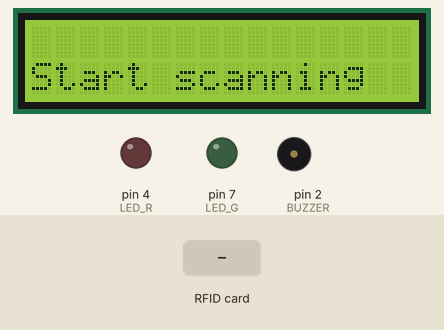
Recording of a sketch running on a simulated Arduino Uno, built with avr-gcc and run on an emulated ATmega328P. Shown: 16×2 character LCD, output pins drawn as LEDs (lit = HIGH), buzzer (waves = sounding). The inputs (shaded band) are chosen by the test bench. Pins used as bus, display or sensor lines are not drawn; what the sketch prints to the serial monitor is not drawn.

Above: at 3.3 s.
7.5 s: RFID card 03 F7 B8 02 held to the reader
At 8.5 s:
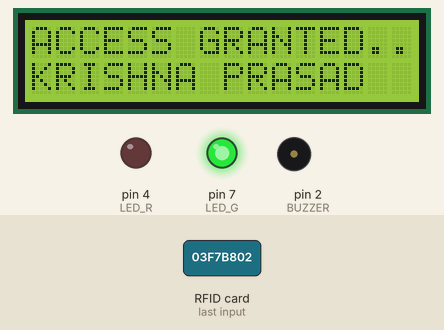
At 9.8 s:
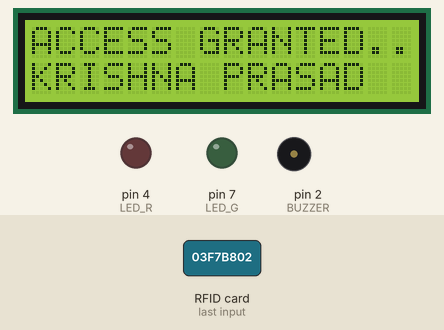
10.1 s: RFID card 5E 7A 19 C4 held to the reader
At 13.8 s:
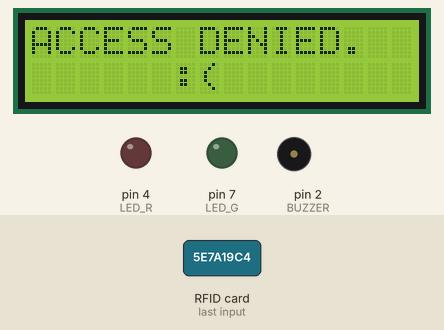
Timing chart, 0 to 15.3 s (numbered marks = the images above; inputs shaded):
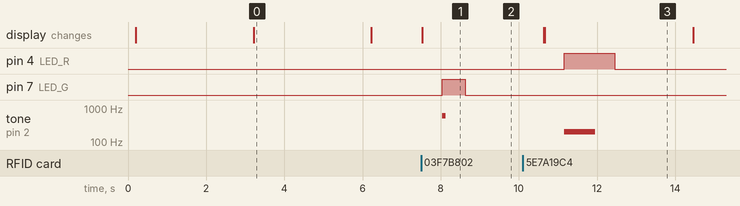

The sketch:

rfid2.ino
```cpp
#include <SPI.h>
#include <MFRC522.h>
#include <Wire.h>
#include <LiquidCrystal_I2C.h>

// Set the LCD address to 0x27 for a 16 chars and 2 line display
LiquidCrystal_I2C lcd(0x27, 16, 2);

#define RST_PIN 9          // Configurable, see typical pin layout above
#define SS_PIN 10         // Configurable, see typical pin layout above
#define BUZZER 2

#define LED_R 4
#define LED_G 7

MFRC522 mfrc522(SS_PIN, RST_PIN);  // Create MFRC522 instance

void setup() {
	Serial.begin(9600);		// Initialize serial communications with the PC
  pinMode(LED_G, OUTPUT);
  pinMode(LED_R, OUTPUT);
	while (!Serial);		// Do nothing if no serial port is opened (added for Arduinos based on ATMEGA32U4)
	SPI.begin();			// Init SPI bus
	mfrc522.PCD_Init();		// Init MFRC522
	delay(4);				// Optional delay. Some board do need more time after init to be ready, see Readme
	pinMode(BUZZER, OUTPUT);
  noTone(BUZZER);
	mfrc522.PCD_DumpVersionToSerial();	// Show details of PCD - MFRC522 Card Reader details
	Serial.println(F("Scan PICC to see UID, SAK, type, and data blocks..."));
  Serial.println(F("--------------WELCOME TO MCA LAB---------------------"));
  lcd.begin();

  // Turn on the blacklight and print a message.
  lcd.backlight();
  lcd.setCursor(3,0);
  lcd.print("MCA LAB");
  delay(3000);
  lcd.clear();
  lcd.setCursor(0,1);
  lcd.print("Start scanning");
  delay(3000);
  lcd.clear();
}

void loop() {
	// Reset the loop if no new card present on the sensor/reader. This saves the entire process when idle.
	if ( ! mfrc522.PICC_IsNewCardPresent()) {
		return;
	}

	// Select one of the cards
	if ( ! mfrc522.PICC_ReadCardSerial()) {
		return;
	}

	// Dump debug info about the card; PICC_HaltA() is automatically called
	//mfrc522.PICC_DumpToSerial(&(mfrc522.uid));
  String content= "";
  byte letter;
  for (byte i = 0; i < mfrc522.uid.size; i++)
  {
     //Serial.print(mfrc522.uid.uidByte[i] < 0x10 ? " 0" : " ");
     //Serial.print(mfrc522.uid.uidByte[i], HEX);
     content.concat(String(mfrc522.uid.uidByte[i] < 0x10 ? " 0" : " "));
     content.concat(String(mfrc522.uid.uidByte[i], HEX));
  }
  Serial.println();
  //Serial.print("Message : ");
  content.toUpperCase();
  if (content.substring(1) == "03 F7 B8 02") //change here the UID of the card/cards that you want to give access
  {
    Serial.println("Access Granted");
    Serial.println("Student Name: Krishna Prasad");

    lcd.setCursor(0,0);
    lcd.print("ACCESS GRANTED..");
    lcd.setCursor(0,1);
    lcd.print("KRISHNA PRASAD");
    delay(500);
    digitalWrite(LED_G, HIGH);
    tone(BUZZER, 600);
    delay(100);
    noTone(BUZZER);
    Serial.println();
    delay(500);
    digitalWrite(LED_G, LOW);
    delay(2000);
    lcd.clear();
  }

 else   {
    Serial.println(" Access denied");
    lcd.setCursor(0,0);
    lcd.print("ACCESS DENIED.");
    lcd.setCursor(5,1);
    lcd.print(" :( ");
    delay(500);
    digitalWrite(LED_R, HIGH);
    tone(BUZZER, 200);
    delay(800);
    noTone(BUZZER);
    Serial.println();
    delay(500);
    digitalWrite(LED_R, LOW);
    delay(2000);
    lcd.clear();
  }
}
```

Measured:
- after the input at 7.5 s, pin 7 (LED_G): LOW → HIGH after 0.53 s, → LOW 0.60 s later; tone on pin 2 (BUZZER): silent → 600 Hz after 0.53 s, → silent 0.10 s later; the display: changes at once (image 1)
- after the input at 10.1 s, pin 4 (LED_R): LOW → HIGH after 1.1 s, → LOW 1.3 s later; tone on pin 2 (BUZZER): silent → 200 Hz after 1.1 s, → silent 0.80 s later; the display: first differs from a run without the input after 0.56 s (image 3)
- what the display in image 0 shows lasts 3.0 s, from 3.2 s to 6.2 s
